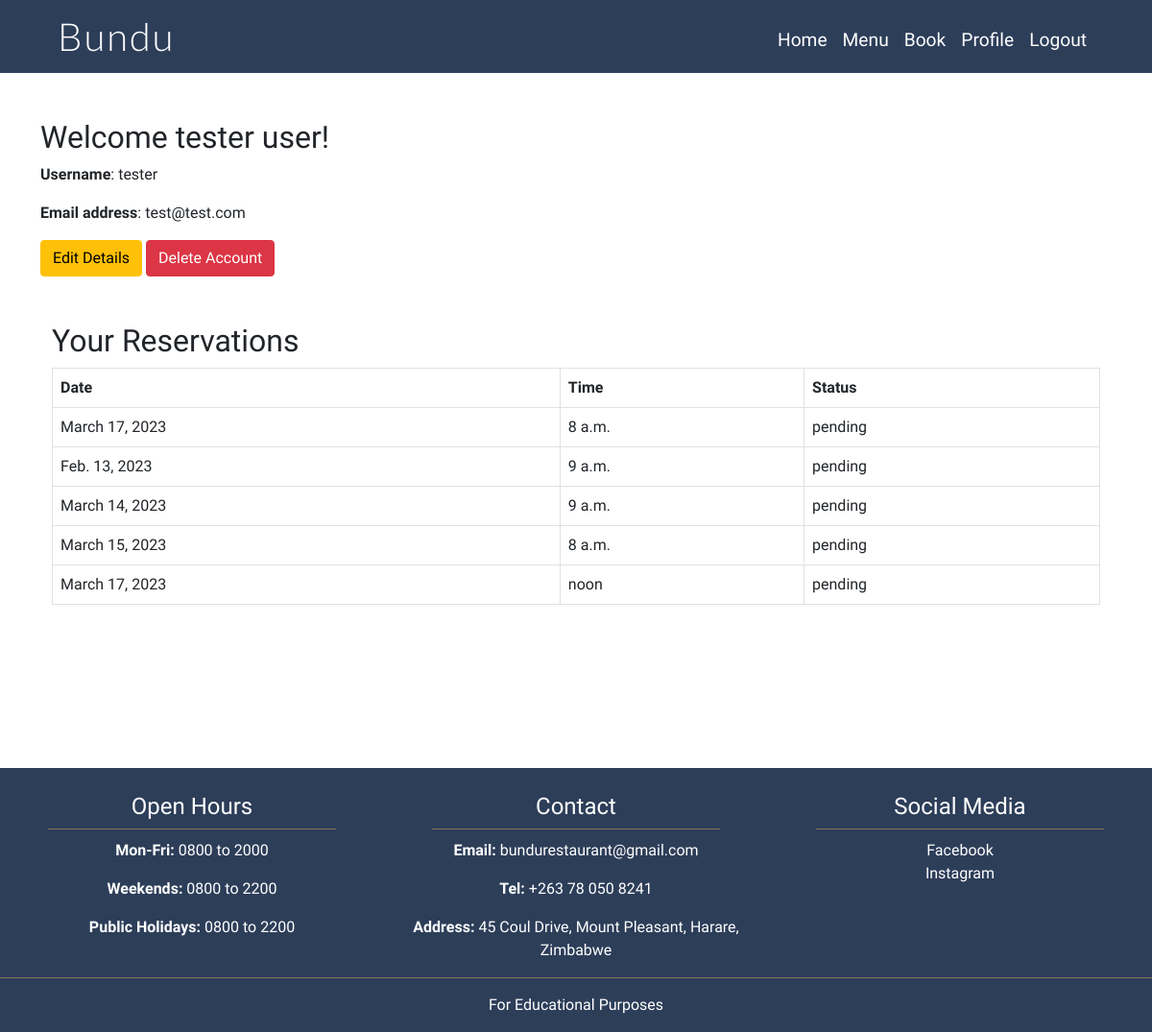
Page /accounts/profile/ (signed in) on the committed database.
### reservations/models.py (models this page shows, shortened)
class Reservation(models.Model):
    user = models.ForeignKey(User, on_delete=models.CASCADE)
    first_name = models.CharField(max_length=35, null=False, blank=False)
    last_name = models.CharField(max_length=35, null=False, blank=False)
    email = models.EmailField(null=False, blank=False)
    phone_number = models.CharField(blank=True, null=True, max_length=15)
    no_of_people = models.IntegerField(choices=no_of_people_choices, default=1)
    date = models.DateField()
    time = models.TimeField(choices=reservation_times)
    date_of_request = models.DateTimeField(auto_now_add=True)
    status = models.CharField(max_length=8, choices=STATUS, default="pending")
    @property
    def is_past_date(self):
        return date.today() > self.date

### accounts/views.py (the view)
# urls.py: path('accounts/profile/', views.profile_page, name='profile_page'),
def profile_page(request):
    if request.user.is_authenticated:
        f_name = request.user.first_name
        l_name = request.user.last_name
        username = request.user.username
        email_address = request.user.email
        reservations = Reservation.objects.filter(user=request.user)
        context = {
            'f_name': f_name,
            'l_name': l_name,
            'username': username,
            'email_address': email_address,
            'reservations': reservations,
        }
        return render(request, 'profile.html', context)
    else:
        return redirect('home')

### accounts/templates/profile.html (shortened to what this page needs)
{% extends "base.html" %}
{% block content %}
    <div class="container pt-5 fill-screen below-nav">
        <h2>Welcome {{ f_name }} {{ l_name }}!</h2>
        <p><span class="fw-bold">Username</span>: {{ username }}</p>
        <p><span class="fw-bold">Email address</span>: {{ email_address }}</p>
        <a class="btn btn-warning" href="{% url 'edit_account' request.user.id %}">Edit Details</a>
        <a class="btn btn-danger" href="{% url 'delete_account' request.user.id %}">Delete Account</a>
    <div class="container pt-5">
      <h2>Your Reservations</h2>
      {% if reservations %}
      <table class="table tabel-striped table-hover table-bordered">
        <thead>
          <tr>
            <th scope="col">Date</th>
            <th scope="col">Time</th>
            <th scope="col">Status</th>
          </tr>
        </thead>
            {% for reservation in reservations %}
              <tr class='clickable-row menu-modal-link' data-bs-toggle="modal" data-bs-target="#modal{{ reservation.id }}">
                <td>{{ reservation.date }}</td>
                <td>{{ reservation.time }}</td>
                <td>{{ reservation.status }}</td>
              </tr>
              {% endfor %}
      </table>
    </div>
    {% else %}
    <p class="fw-bold">You do not currently have any reservation records.</p>
    {% endif %}
</div>
{%endblock%}

### static/css/style.css (style rules this page uses)
body { font-family: "PT Sans", "sans-serif"; }
.fill-screen { min-height: calc(100vh - 76px); }
.below-nav { margin-top: 76px; }

### rows in the picture
Reservation: date "March 17, 2023", time "8 a.m.", status "pending"
Reservation: date "Feb. 13, 2023", time "9 a.m.", status "pending"
Reservation: date "March 14, 2023", time "9 a.m.", status "pending"
Reservation: date "March 15, 2023", time "8 a.m.", status "pending"
Reservation: date "March 17, 2023", time "noon", status "pending"

### other values in the picture
{{ f_name }} "tester"
{{ l_name }} "user"
{{ username }} "tester"
{{ email_address }} "test@test.com"
